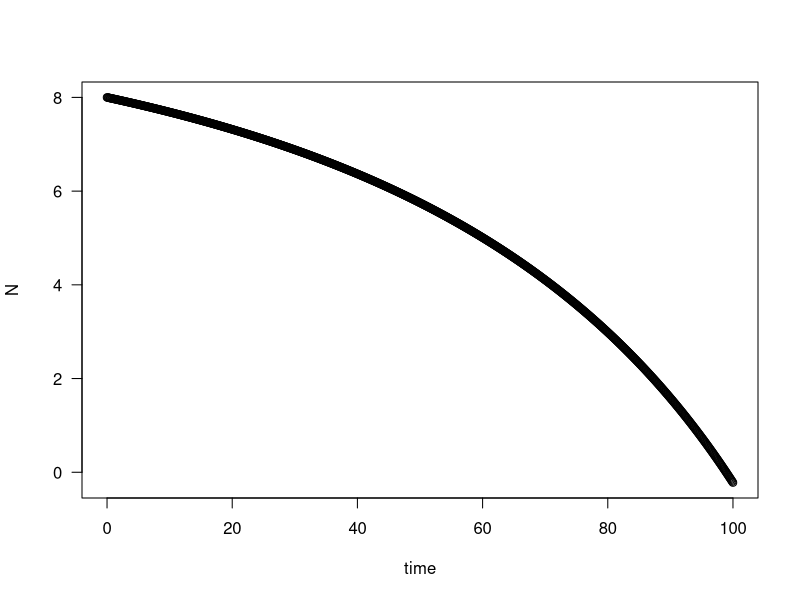

This figure's R source:
## ---- chunk 1
knitr::opts_chunk$set(echo = TRUE)
## ---- chunk 2


require(deSolve)

# Initial values
state <- c(N=8)
times <- seq(0,100,by=0.1)

# Parameters
parameters <- c(b = 2.4,c=0.02,M=50,d=0.2)

# Model
sterile_insect <- function(t,state,parameters){
  with(as.list(c(state,parameters)),{
       dN <- b*N/(N+M) - d - c*N
      list(c(dN))   
  })}

# Solve model and plot results
out <- ode(y = state,times=times,func=sterile_insect,parms=parameters)
par(mfrow=c(1,1))
plot(out[,1],out[,2],ylab='N',xlab='time',las=1)
